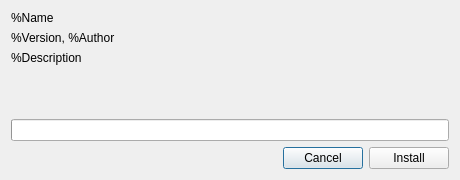
<?xml version="1.0" encoding="UTF-8"?>
<ui version="4.0">
 <class>InstallExtension</class>
 <widget class="QDialog" name="InstallExtension">
  <property name="geometry">
   <rect>
    <x>0</x>
    <y>0</y>
    <width>460</width>
    <height>180</height>
   </rect>
  </property>
  <property name="windowTitle">
   <string>Install Extension</string>
  </property>
  <property name="windowIcon">
   <iconset resource="../resources.qrc">
    <normaloff>:/icons/notepadqq/scalable/notepadqq.svg</normaloff>:/icons/notepadqq/scalable/notepadqq.svg</iconset>
  </property>
  <layout class="QVBoxLayout" name="verticalLayout">
   <item>
    <widget class="QLabel" name="lblName">
     <property name="text">
      <string notr="true">%Name</string>
     </property>
     <property name="textFormat">
      <enum>Qt::PlainText</enum>
     </property>
    </widget>
   </item>
   <item>
    <layout class="QVBoxLayout" name="verticalLayout_2">
     <item>
      <widget class="QLabel" name="lblVersionAuthor">
       <property name="text">
        <string notr="true">%Version, %Author</string>
       </property>
       <property name="textFormat">
        <enum>Qt::PlainText</enum>
       </property>
       <property name="textInteractionFlags">
        <set>Qt::LinksAccessibleByMouse|Qt::TextSelectableByMouse</set>
       </property>
      </widget>
     </item>
     <item>
      <widget class="QLabel" name="lblDescription">
       <property name="text">
        <string notr="true">%Description</string>
       </property>
       <property name="textFormat">
        <enum>Qt::PlainText</enum>
       </property>
       <property name="textInteractionFlags">
        <set>Qt::LinksAccessibleByMouse|Qt::TextSelectableByMouse</set>
       </property>
      </widget>
     </item>
    </layout>
   </item>
   <item>
    <spacer name="verticalSpacer">
     <property name="orientation">
      <enum>Qt::Vertical</enum>
     </property>
     <property name="sizeHint" stdset="0">
      <size>
       <width>20</width>
       <height>40</height>
      </size>
     </property>
    </spacer>
   </item>
   <item>
    <widget class="QProgressBar" name="progressBar">
     <property name="value">
      <number>0</number>
     </property>
     <property name="textVisible">
      <bool>false</bool>
     </property>
    </widget>
   </item>
   <item>
    <layout class="QHBoxLayout" name="horizontalLayout">
     <item>
      <spacer name="horizontalSpacer_2">
       <property name="orientation">
        <enum>Qt::Horizontal</enum>
       </property>
       <property name="sizeHint" stdset="0">
        <size>
         <width>40</width>
         <height>20</height>
        </size>
       </property>
      </spacer>
     </item>
     <item>
      <widget class="QPushButton" name="btnCancel">
       <property name="text">
        <string>Cancel</string>
       </property>
      </widget>
     </item>
     <item>
      <widget class="QPushButton" name="btnInstall">
       <property name="text">
        <string>Install</string>
       </property>
      </widget>
     </item>
    </layout>
   </item>
  </layout>
 </widget>
 <tabstops>
  <tabstop>btnInstall</tabstop>
  <tabstop>btnCancel</tabstop>
 </tabstops>
 <resources>
  <include location="../resources.qrc"/>
 </resources>
 <connections/>
</ui>
